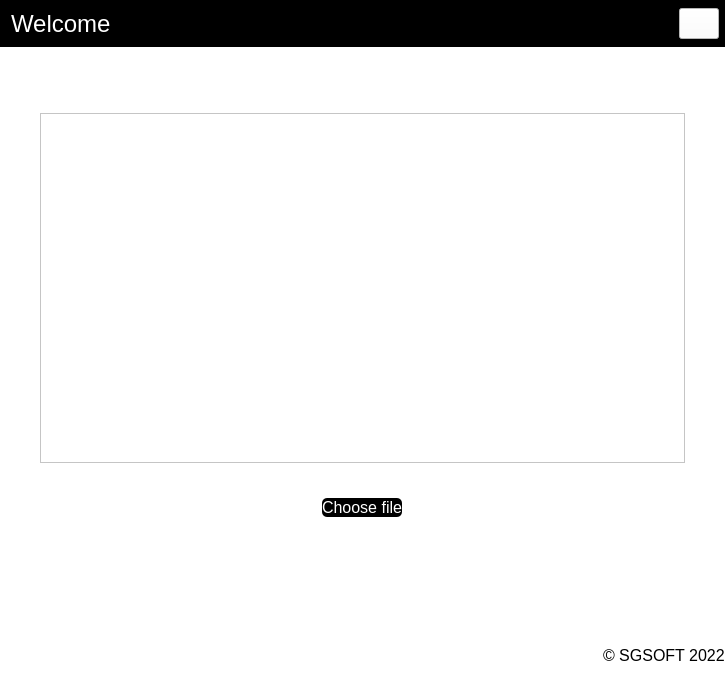
<?xml version="1.0" encoding="UTF-8"?>
<ui version="4.0">
 <class>MainWindow</class>
 <widget class="QMainWindow" name="MainWindow">
  <property name="geometry">
   <rect>
    <x>0</x>
    <y>0</y>
    <width>725</width>
    <height>673</height>
   </rect>
  </property>
  <property name="palette">
   <palette>
    <active>
     <colorrole role="Button">
      <brush brushstyle="SolidPattern">
       <color alpha="255">
        <red>255</red>
        <green>255</green>
        <blue>255</blue>
       </color>
      </brush>
     </colorrole>
     <colorrole role="Window">
      <brush brushstyle="SolidPattern">
       <color alpha="255">
        <red>255</red>
        <green>255</green>
        <blue>255</blue>
       </color>
      </brush>
     </colorrole>
     <colorrole role="PlaceholderText">
      <brush brushstyle="SolidPattern">
       <color alpha="255">
        <red>0</red>
        <green>0</green>
        <blue>0</blue>
       </color>
      </brush>
     </colorrole>
    </active>
    <inactive>
     <colorrole role="Button">
      <brush brushstyle="SolidPattern">
       <color alpha="255">
        <red>255</red>
        <green>255</green>
        <blue>255</blue>
       </color>
      </brush>
     </colorrole>
     <colorrole role="Window">
      <brush brushstyle="SolidPattern">
       <color alpha="255">
        <red>255</red>
        <green>255</green>
        <blue>255</blue>
       </color>
      </brush>
     </colorrole>
     <colorrole role="PlaceholderText">
      <brush brushstyle="SolidPattern">
       <color alpha="255">
        <red>0</red>
        <green>0</green>
        <blue>0</blue>
       </color>
      </brush>
     </colorrole>
    </inactive>
    <disabled>
     <colorrole role="Button">
      <brush brushstyle="SolidPattern">
       <color alpha="255">
        <red>255</red>
        <green>255</green>
        <blue>255</blue>
       </color>
      </brush>
     </colorrole>
     <colorrole role="Window">
      <brush brushstyle="SolidPattern">
       <color alpha="255">
        <red>255</red>
        <green>255</green>
        <blue>255</blue>
       </color>
      </brush>
     </colorrole>
     <colorrole role="PlaceholderText">
      <brush brushstyle="SolidPattern">
       <color alpha="255">
        <red>0</red>
        <green>0</green>
        <blue>0</blue>
       </color>
      </brush>
     </colorrole>
    </disabled>
   </palette>
  </property>
  <property name="windowTitle">
   <string>MainWindow</string>
  </property>
  <property name="styleSheet">
   <string notr="true">background-color: rgb(255, 255, 255);
color: black;</string>
  </property>
  <widget class="QWidget" name="centralwidget">
   <layout class="QGridLayout" name="gridLayout">
    <property name="sizeConstraint">
     <enum>QLayout::SetMinAndMaxSize</enum>
    </property>
    <property name="leftMargin">
     <number>0</number>
    </property>
    <property name="topMargin">
     <number>0</number>
    </property>
    <property name="rightMargin">
     <number>0</number>
    </property>
    <property name="bottomMargin">
     <number>0</number>
    </property>
    <item row="12" column="0" alignment="Qt::AlignRight">
     <widget class="QLabel" name="label_2">
      <property name="minimumSize">
       <size>
        <width>0</width>
        <height>35</height>
       </size>
      </property>
      <property name="maximumSize">
       <size>
        <width>16777215</width>
        <height>35</height>
       </size>
      </property>
      <property name="font">
       <font>
        <pointsize>12</pointsize>
       </font>
      </property>
      <property name="text">
       <string>© SGSOFT 2022</string>
      </property>
      <property name="margin">
       <number>5</number>
      </property>
     </widget>
    </item>
    <item row="0" column="0">
     <widget class="QFrame" name="frame">
      <property name="maximumSize">
       <size>
        <width>16777215</width>
        <height>50</height>
       </size>
      </property>
      <property name="styleSheet">
       <string notr="true">background-color: rgb(0, 0, 0);</string>
      </property>
      <property name="frameShape">
       <enum>QFrame::Box</enum>
      </property>
      <layout class="QHBoxLayout" name="horizontalLayout">
       <property name="spacing">
        <number>0</number>
       </property>
       <property name="sizeConstraint">
        <enum>QLayout::SetDefaultConstraint</enum>
       </property>
       <property name="leftMargin">
        <number>0</number>
       </property>
       <property name="topMargin">
        <number>5</number>
       </property>
       <property name="rightMargin">
        <number>0</number>
       </property>
       <property name="bottomMargin">
        <number>5</number>
       </property>
       <item>
        <spacer name="horizontalSpacer">
         <property name="orientation">
          <enum>Qt::Horizontal</enum>
         </property>
         <property name="sizeType">
          <enum>QSizePolicy::Fixed</enum>
         </property>
         <property name="sizeHint" stdset="0">
          <size>
           <width>10</width>
           <height>5</height>
          </size>
         </property>
        </spacer>
       </item>
       <item>
        <widget class="QLabel" name="label">
         <property name="minimumSize">
          <size>
           <width>0</width>
           <height>35</height>
          </size>
         </property>
         <property name="maximumSize">
          <size>
           <width>16777215</width>
           <height>35</height>
          </size>
         </property>
         <property name="font">
          <font>
           <pointsize>18</pointsize>
          </font>
         </property>
         <property name="styleSheet">
          <string notr="true">color: rgb(255, 255, 255);</string>
         </property>
         <property name="text">
          <string>Welcome</string>
         </property>
         <property name="margin">
          <number>0</number>
         </property>
        </widget>
       </item>
       <item>
        <widget class="QToolButton" name="changeLang">
         <property name="enabled">
          <bool>true</bool>
         </property>
         <property name="maximumSize">
          <size>
           <width>40</width>
           <height>16777215</height>
          </size>
         </property>
         <property name="palette">
          <palette>
           <active>
            <colorrole role="Button">
             <brush brushstyle="SolidPattern">
              <color alpha="255">
               <red>255</red>
               <green>255</green>
               <blue>255</blue>
              </color>
             </brush>
            </colorrole>
            <colorrole role="Window">
             <brush brushstyle="SolidPattern">
              <color alpha="255">
               <red>255</red>
               <green>255</green>
               <blue>255</blue>
              </color>
             </brush>
            </colorrole>
            <colorrole role="AlternateBase">
             <brush brushstyle="SolidPattern">
              <color alpha="255">
               <red>255</red>
               <green>255</green>
               <blue>0</blue>
              </color>
             </brush>
            </colorrole>
            <colorrole role="PlaceholderText">
             <brush brushstyle="SolidPattern">
              <color alpha="255">
               <red>0</red>
               <green>0</green>
               <blue>0</blue>
              </color>
             </brush>
            </colorrole>
           </active>
           <inactive>
            <colorrole role="Button">
             <brush brushstyle="SolidPattern">
              <color alpha="255">
               <red>255</red>
               <green>255</green>
               <blue>255</blue>
              </color>
             </brush>
            </colorrole>
            <colorrole role="Window">
             <brush brushstyle="SolidPattern">
              <color alpha="255">
               <red>255</red>
               <green>255</green>
               <blue>255</blue>
              </color>
             </brush>
            </colorrole>
            <colorrole role="AlternateBase">
             <brush brushstyle="SolidPattern">
              <color alpha="255">
               <red>255</red>
               <green>255</green>
               <blue>0</blue>
              </color>
             </brush>
            </colorrole>
            <colorrole role="PlaceholderText">
             <brush brushstyle="SolidPattern">
              <color alpha="255">
               <red>0</red>
               <green>0</green>
               <blue>0</blue>
              </color>
             </brush>
            </colorrole>
           </inactive>
           <disabled>
            <colorrole role="Button">
             <brush brushstyle="SolidPattern">
              <color alpha="255">
               <red>255</red>
               <green>255</green>
               <blue>255</blue>
              </color>
             </brush>
            </colorrole>
            <colorrole role="Window">
             <brush brushstyle="SolidPattern">
              <color alpha="255">
               <red>255</red>
               <green>255</green>
               <blue>255</blue>
              </color>
             </brush>
            </colorrole>
            <colorrole role="AlternateBase">
             <brush brushstyle="SolidPattern">
              <color alpha="255">
               <red>255</red>
               <green>255</green>
               <blue>0</blue>
              </color>
             </brush>
            </colorrole>
            <colorrole role="PlaceholderText">
             <brush brushstyle="SolidPattern">
              <color alpha="255">
               <red>0</red>
               <green>0</green>
               <blue>0</blue>
              </color>
             </brush>
            </colorrole>
           </disabled>
          </palette>
         </property>
         <property name="autoFillBackground">
          <bool>false</bool>
         </property>
         <property name="styleSheet">
          <string notr="true">background-color: rgb(255, 255, 255);
alternate-background-color: rgb(255, 255, 0);
color: black;</string>
         </property>
         <property name="text">
          <string/>
         </property>
         <property name="icon">
          <iconset resource="res.qrc">
           <normaloff>:/app/res/res/language.svg</normaloff>:/app/res/res/language.svg</iconset>
         </property>
         <property name="iconSize">
          <size>
           <width>24</width>
           <height>24</height>
          </size>
         </property>
         <property name="checkable">
          <bool>false</bool>
         </property>
         <property name="checked">
          <bool>false</bool>
         </property>
         <property name="autoRepeat">
          <bool>false</bool>
         </property>
        </widget>
       </item>
       <item>
        <spacer name="horizontalSpacer_2">
         <property name="orientation">
          <enum>Qt::Horizontal</enum>
         </property>
         <property name="sizeType">
          <enum>QSizePolicy::Fixed</enum>
         </property>
         <property name="sizeHint" stdset="0">
          <size>
           <width>5</width>
           <height>20</height>
          </size>
         </property>
        </spacer>
       </item>
      </layout>
     </widget>
    </item>
    <item row="11" column="0">
     <spacer name="verticalSpacer_2">
      <property name="orientation">
       <enum>Qt::Vertical</enum>
      </property>
      <property name="sizeType">
       <enum>QSizePolicy::MinimumExpanding</enum>
      </property>
      <property name="sizeHint" stdset="0">
       <size>
        <width>20</width>
        <height>40</height>
       </size>
      </property>
     </spacer>
    </item>
    <item row="1" column="0">
     <spacer name="verticalSpacer_3">
      <property name="orientation">
       <enum>Qt::Vertical</enum>
      </property>
      <property name="sizeType">
       <enum>QSizePolicy::Fixed</enum>
      </property>
      <property name="sizeHint" stdset="0">
       <size>
        <width>20</width>
        <height>60</height>
       </size>
      </property>
     </spacer>
    </item>
    <item row="4" column="0" rowspan="3">
     <widget class="QFrame" name="horizontalFrame">
      <property name="sizePolicy">
       <sizepolicy hsizetype="MinimumExpanding" vsizetype="MinimumExpanding">
        <horstretch>0</horstretch>
        <verstretch>0</verstretch>
       </sizepolicy>
      </property>
      <property name="minimumSize">
       <size>
        <width>0</width>
        <height>0</height>
       </size>
      </property>
      <property name="baseSize">
       <size>
        <width>0</width>
        <height>500</height>
       </size>
      </property>
      <layout class="QHBoxLayout">
       <property name="spacing">
        <number>4</number>
       </property>
       <property name="leftMargin">
        <number>0</number>
       </property>
       <property name="topMargin">
        <number>0</number>
       </property>
       <property name="rightMargin">
        <number>0</number>
       </property>
       <property name="bottomMargin">
        <number>0</number>
       </property>
       <item>
        <spacer name="horizontalSpacer_3">
         <property name="orientation">
          <enum>Qt::Horizontal</enum>
         </property>
         <property name="sizeType">
          <enum>QSizePolicy::Fixed</enum>
         </property>
         <property name="sizeHint" stdset="0">
          <size>
           <width>40</width>
           <height>20</height>
          </size>
         </property>
        </spacer>
       </item>
       <item>
        <widget class="QTextEdit" name="textEdit">
         <property name="sizePolicy">
          <sizepolicy hsizetype="Expanding" vsizetype="MinimumExpanding">
           <horstretch>0</horstretch>
           <verstretch>0</verstretch>
          </sizepolicy>
         </property>
         <property name="minimumSize">
          <size>
           <width>0</width>
           <height>350</height>
          </size>
         </property>
         <property name="sizeIncrement">
          <size>
           <width>0</width>
           <height>0</height>
          </size>
         </property>
         <property name="baseSize">
          <size>
           <width>0</width>
           <height>500</height>
          </size>
         </property>
         <property name="sizeAdjustPolicy">
          <enum>QAbstractScrollArea::AdjustIgnored</enum>
         </property>
        </widget>
       </item>
       <item>
        <spacer name="horizontalSpacer_4">
         <property name="orientation">
          <enum>Qt::Horizontal</enum>
         </property>
         <property name="sizeType">
          <enum>QSizePolicy::Fixed</enum>
         </property>
         <property name="sizeHint" stdset="0">
          <size>
           <width>40</width>
           <height>20</height>
          </size>
         </property>
        </spacer>
       </item>
      </layout>
     </widget>
    </item>
    <item row="10" column="0" alignment="Qt::AlignHCenter">
     <widget class="QFrame" name="chooseFrame">
      <property name="maximumSize">
       <size>
        <width>16777215</width>
        <height>120</height>
       </size>
      </property>
      <layout class="QFormLayout" name="formLayout">
       <property name="sizeConstraint">
        <enum>QLayout::SetMaximumSize</enum>
       </property>
       <item row="0" column="0">
        <widget class="QLabel" name="label_3">
         <property name="maximumSize">
          <size>
           <width>200</width>
           <height>60</height>
          </size>
         </property>
         <property name="text">
          <string/>
         </property>
         <property name="pixmap">
          <pixmap resource="res.qrc">:/app/res/res/sgsoft-1.png</pixmap>
         </property>
         <property name="scaledContents">
          <bool>true</bool>
         </property>
         <property name="alignment">
          <set>Qt::AlignCenter</set>
         </property>
         <property name="wordWrap">
          <bool>true</bool>
         </property>
        </widget>
       </item>
       <item row="1" column="0" colspan="2">
        <widget class="QPushButton" name="chooseButton">
         <property name="font">
          <font>
           <pointsize>12</pointsize>
          </font>
         </property>
         <property name="cursor">
          <cursorShape>PointingHandCursor</cursorShape>
         </property>
         <property name="autoFillBackground">
          <bool>false</bool>
         </property>
         <property name="styleSheet">
          <string notr="true">color: rgb(255, 255, 255);
background-color: rgb(0, 0, 0);
border-radius: 5px
</string>
         </property>
         <property name="text">
          <string>Choose file</string>
         </property>
         <property name="default">
          <bool>false</bool>
         </property>
         <property name="flat">
          <bool>true</bool>
         </property>
        </widget>
       </item>
      </layout>
     </widget>
    </item>
   </layout>
  </widget>
 </widget>
 <resources>
  <include location="res.qrc"/>
 </resources>
 <connections/>
</ui>
